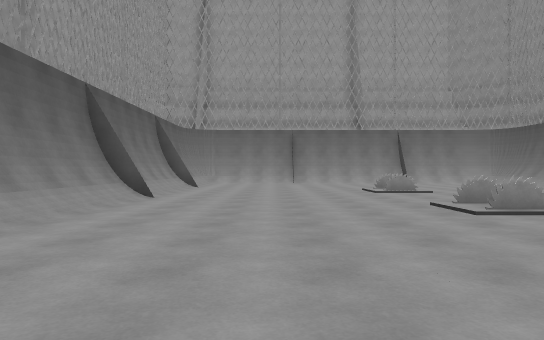
[1] (above)

13 first-person views from a walk through a Unity game level. The camera is 1.2 m above the floor, looks level and sees 70° across. The floor is counted in squares, 2 m on a side. Each view is taken from the middle of a square. On the plan, view 1 faces up. The plan holds only what a view shows up to about 11 squares ahead; the rest is blank. The place goes on beyond the plan.

[2]
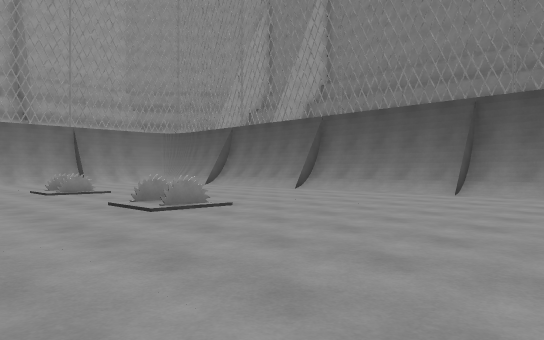

[3]
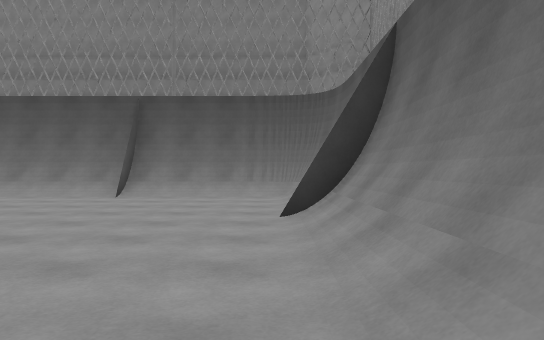

[4]
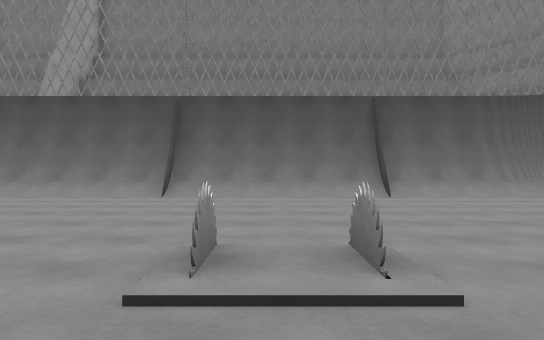

[5]
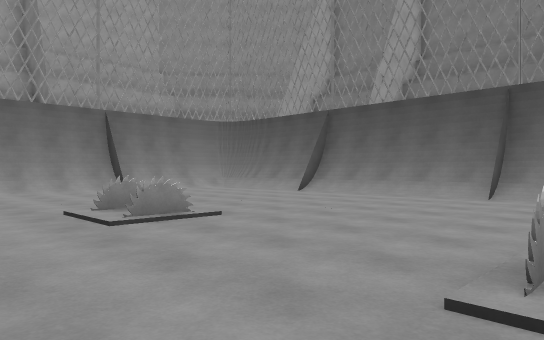

[6]
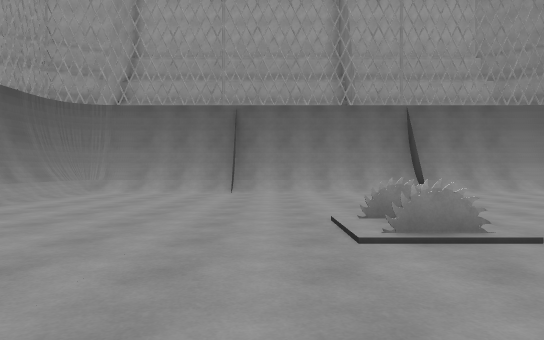

[7]
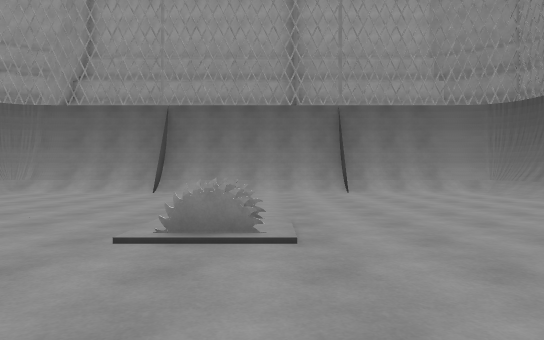

[8]
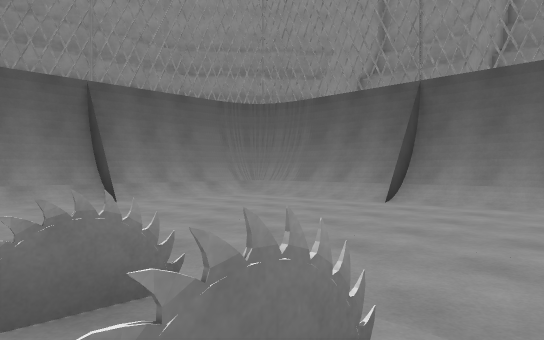

[9]
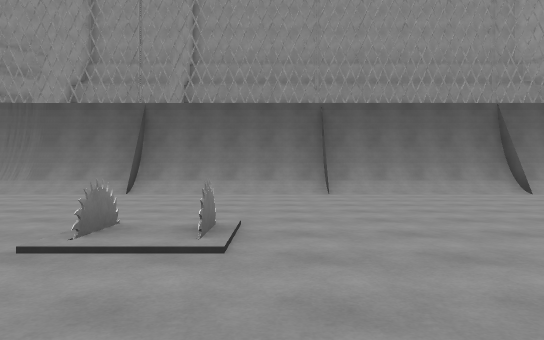

[10]
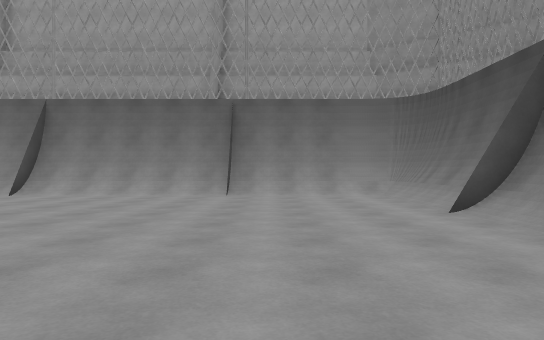

[11]
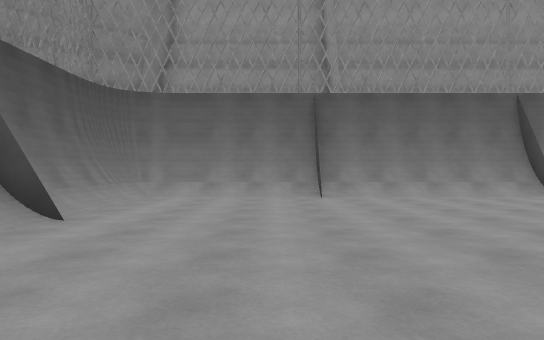

[12]
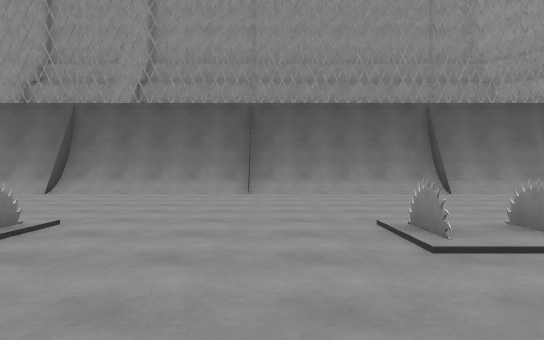

[13]
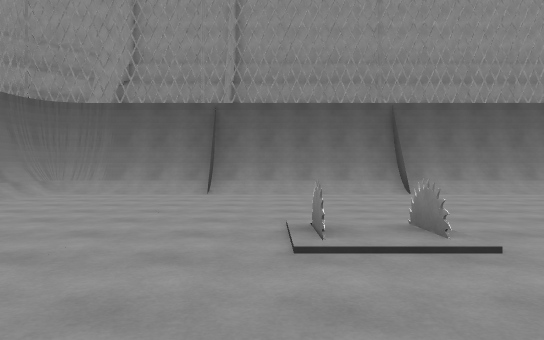

### Floor plan
Key: @ floor where view 1 was taken; # wall or solid block; . floor; / step, stairs or slope; = window, fence, low wall or low ledge.
Columns run from 4 left of view 1 to 11 right of it. Each row starts with its distance up from view 1.
 18 ################
 17 #//////////////#
 16 #/............/#
 15 #/............/#
 14 #/............/#
 13 ##............##
 12 #/............/#
 11 #/.....=....../#
 10 #/............/#
  9 #/............/#
  8 ##............##
  7 #/............/#
  6 #/.....=....../#
  5 #/............/#
  4 #/............/#
  3 ##............##
  2 #/............/#
  1 #/............/#
  0 #/..@........./#
 -1 ################

Positions as (right, up) in squares from view 1, and headings:
1: (0, 0), facing up
2: (0, 0), facing up-right
3: (1, 0), facing right
4: (1, 6), facing right
5: (1, 6), facing up-right
6: (2, 7), facing up
7: (4, 7), facing up
8: (4, 7), facing down-left
9: (7, 7), facing left
10: (7, 8), facing up
11: (7, 8), facing down
12: (7, 9), facing left
13: (7, 5), facing left
